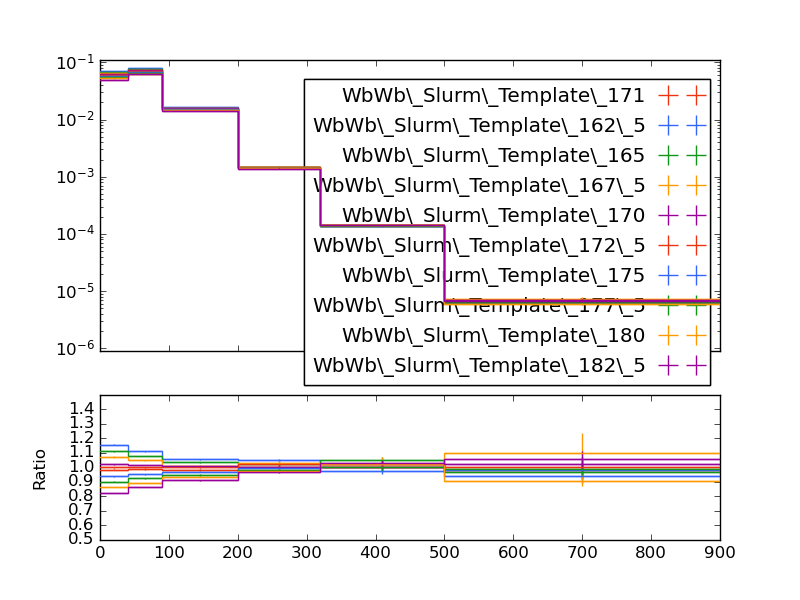

Python code for this plot:
#! /usr/bin/env python

# This Python script was auto-generated using YODA v2.0.1.
# Analysis object: /WbWb_singlelepton/pT_met
# Timestamp: 12-01-2026 (12:51:19)

import matplotlib as mpl
import matplotlib.pyplot as plt
mpl.use('Agg') # comment out for interactive use
import os
import numpy as np

plotDir = os.path.split(os.path.realpath(__file__))[0]
if 'YODA_USER_PLOT_PATH' in globals():
    plot_outdir = globals()['YODA_USER_PLOT_PATH']
else:
    plot_outdir = plotDir

#plot style
plt.style.use(os.path.join(plotDir, '../default.mplstyle'))

plt.rcParams['text.usetex'] = False
plt.style.use(['classic'])
plt.rc('font', family='DejaVu Sans')
# plot metadata
figW, figH = plt.rcParams['figure.figsize']
ax_xLabel = r''
ax_yLabel = r''
ax_title  = r''
ax_xScale = 'linear'
ax_yScale = 'log'
xLims = (0.0, 900.0)
yLims = (9e-07, 0.11000000000000001)

# TeX-friendly labels for the legend
labels = {
    'legend' : ([ r"WbWb\_Slurm\_Template\_171", r"WbWb\_Slurm\_Template\_162\_5", r"WbWb\_Slurm\_Template\_165", r"WbWb\_Slurm\_Template\_167\_5", r"WbWb\_Slurm\_Template\_170", r"WbWb\_Slurm\_Template\_172\_5", r"WbWb\_Slurm\_Template\_175", r"WbWb\_Slurm\_Template\_177\_5", r"WbWb\_Slurm\_Template\_180", r"WbWb\_Slurm\_Template\_182\_5" ], r""),
}

# Adjust canvas width and height
canvasW = 10.0
canvasH = 9.0
figW *= canvasW/10.
figH *= canvasH/9.

# Create figure and axis objects
fig, (ax, ratio0_ax) = plt.subplots(2, 1, sharex=True,
                  figsize=(figW,figH), gridspec_kw={'height_ratios': (6.0, 3.0)})

# Set figure margins
plt.subplots_adjust(
    left   = 1.0 * plt.rcParams['figure.subplot.left'],
    right  = 1.0 * plt.rcParams['figure.subplot.right'],
    top    = 1.0 * plt.rcParams['figure.subplot.top'],
    bottom = 1.0 * plt.rcParams['figure.subplot.bottom'])

ratio0_ax.yaxis.set_major_locator(mpl.ticker.MultipleLocator(0.1))
ratio0_ax.set_ylim(0.5, 1.4999)
ratio0_ax.set_ylabel('Ratio')

# the numerical data is stored in a separate file
dataf = dict()
prefix = os.path.split(__file__)[0]
if prefix:    prefix = prefix + '/'
exec(open(prefix+'pT_met__data.py').read(), dataf)


legend_handles = dict() # keep track of handles for the legend

# style options for curves
# starts at zorder>=5 to draw curve on top of legend
styles = {
  'WbWb_LO_PS_Had_171/Analysis/WbWb_Slurm_Template_171.yoda.gz': {
    'color' : '#EE3311',
    'linestyle' : '-',
    'linewidth' : 1,
    'marker' : 'none',
    'markersize' : 2,
    'capsize' : 0.0,
    'zorder' : 5,
    'histstyle' : 1,
    'drawstyle' : 'steps-pre',
    'xerrorbars' : 1,
    'yerrorbars' : 1,
    'fillcolor' : None,
    'fillopacity' : 1.0,
    'ratio0_linestyle' : '-',
    'ratio0_linewidth' : 1,
    'ratio0_marker' : 'none',
    'ratio0_markersize' : 2,
    'ratio0_capsize' : 0.0,
    'ratio0_zorder' : 5,
    'ratio0_histstyle' : 1,
    'ratio0_drawstyle' : 'steps-pre',
    'ratio0_xerrorbars' : 1,
    'ratio0_yerrorbars' : 1,
  },
  'WbWb_LO_PS_Had_162/Analysis/WbWb_Slurm_Template_162_5.yoda.gz': {
    'color' : '#3366FF',
    'linestyle' : '-',
    'linewidth' : 1,
    'marker' : 'none',
    'markersize' : 2,
    'capsize' : 0.0,
    'zorder' : 6,
    'histstyle' : 1,
    'drawstyle' : 'steps-pre',
    'xerrorbars' : 1,
    'yerrorbars' : 1,
    'fillcolor' : None,
    'fillopacity' : 1.0,
    'ratio0_linestyle' : '-',
    'ratio0_linewidth' : 1,
    'ratio0_marker' : 'none',
    'ratio0_markersize' : 2,
    'ratio0_capsize' : 0.0,
    'ratio0_zorder' : 6,
    'ratio0_histstyle' : 1,
    'ratio0_drawstyle' : 'steps-pre',
    'ratio0_xerrorbars' : 1,
    'ratio0_yerrorbars' : 1,
  },
  'WbWb_LO_PS_Had_165/Analysis/WbWb_Slurm_Template_165.yoda.gz': {
    'color' : '#109618',
    'linestyle' : '-',
    'linewidth' : 1,
    'marker' : 'none',
    'markersize' : 2,
    'capsize' : 0.0,
    'zorder' : 7,
    'histstyle' : 1,
    'drawstyle' : 'steps-pre',
    'xerrorbars' : 1,
    'yerrorbars' : 1,
    'fillcolor' : None,
    'fillopacity' : 1.0,
    'ratio0_linestyle' : '-',
    'ratio0_linewidth' : 1,
    'ratio0_marker' : 'none',
    'ratio0_markersize' : 2,
    'ratio0_capsize' : 0.0,
    'ratio0_zorder' : 7,
    'ratio0_histstyle' : 1,
    'ratio0_drawstyle' : 'steps-pre',
    'ratio0_xerrorbars' : 1,
    'ratio0_yerrorbars' : 1,
  },
  'WbWb_LO_PS_Had_167/Analysis/WbWb_Slurm_Template_167_5.yoda.gz': {
    'color' : '#FF9900',
    'linestyle' : '-',
    'linewidth' : 1,
    'marker' : 'none',
    'markersize' : 2,
    'capsize' : 0.0,
    'zorder' : 8,
    'histstyle' : 1,
    'drawstyle' : 'steps-pre',
    'xerrorbars' : 1,
    'yerrorbars' : 1,
    'fillcolor' : None,
    'fillopacity' : 1.0,
    'ratio0_linestyle' : '-',
    'ratio0_linewidth' : 1,
    'ratio0_marker' : 'none',
    'ratio0_markersize' : 2,
    'ratio0_capsize' : 0.0,
    'ratio0_zorder' : 8,
    'ratio0_histstyle' : 1,
    'ratio0_drawstyle' : 'steps-pre',
    'ratio0_xerrorbars' : 1,
    'ratio0_yerrorbars' : 1,
  },
  'WbWb_LO_PS_Had_170/Analysis/WbWb_Slurm_Template_170.yoda.gz': {
    'color' : '#990099',
    'linestyle' : '-',
    'linewidth' : 1,
    'marker' : 'none',
    'markersize' : 2,
    'capsize' : 0.0,
    'zorder' : 9,
    'histstyle' : 1,
    'drawstyle' : 'steps-pre',
    'xerrorbars' : 1,
    'yerrorbars' : 1,
    'fillcolor' : None,
    'fillopacity' : 1.0,
    'ratio0_linestyle' : '-',
    'ratio0_linewidth' : 1,
    'ratio0_marker' : 'none',
    'ratio0_markersize' : 2,
    'ratio0_capsize' : 0.0,
    'ratio0_zorder' : 9,
    'ratio0_histstyle' : 1,
    'ratio0_drawstyle' : 'steps-pre',
    'ratio0_xerrorbars' : 1,
    'ratio0_yerrorbars' : 1,
  },
  'WbWb_LO_PS_Had_172/Analysis/WbWb_Slurm_Template_172_5.yoda.gz': {
    'color' : '#EE3311',
    'linestyle' : '-',
    'linewidth' : 1,
    'marker' : 'none',
    'markersize' : 2,
    'capsize' : 0.0,
    'zorder' : 10,
    'histstyle' : 1,
    'drawstyle' : 'steps-pre',
    'xerrorbars' : 1,
    'yerrorbars' : 1,
    'fillcolor' : None,
    'fillopacity' : 1.0,
    'ratio0_linestyle' : '-',
    'ratio0_linewidth' : 1,
    'ratio0_marker' : 'none',
    'ratio0_markersize' : 2,
    'ratio0_capsize' : 0.0,
    'ratio0_zorder' : 10,
    'ratio0_histstyle' : 1,
    'ratio0_drawstyle' : 'steps-pre',
    'ratio0_xerrorbars' : 1,
    'ratio0_yerrorbars' : 1,
  },
  'WbWb_LO_PS_Had_175/Analysis/WbWb_Slurm_Template_175.yoda.gz': {
    'color' : '#3366FF',
    'linestyle' : '-',
    'linewidth' : 1,
    'marker' : 'none',
    'markersize' : 2,
    'capsize' : 0.0,
    'zorder' : 11,
    'histstyle' : 1,
    'drawstyle' : 'steps-pre',
    'xerrorbars' : 1,
    'yerrorbars' : 1,
    'fillcolor' : None,
    'fillopacity' : 1.0,
    'ratio0_linestyle' : '-',
    'ratio0_linewidth' : 1,
    'ratio0_marker' : 'none',
    'ratio0_markersize' : 2,
    'ratio0_capsize' : 0.0,
    'ratio0_zorder' : 11,
    'ratio0_histstyle' : 1,
    'ratio0_drawstyle' : 'steps-pre',
    'ratio0_xerrorbars' : 1,
    'ratio0_yerrorbars' : 1,
  },
  'WbWb_LO_PS_Had_177/Analysis/WbWb_Slurm_Template_177_5.yoda.gz': {
    'color' : '#109618',
    'linestyle' : '-',
    'linewidth' : 1,
    'marker' : 'none',
    'markersize' : 2,
    'capsize' : 0.0,
    'zorder' : 12,
    'histstyle' : 1,
    'drawstyle' : 'steps-pre',
    'xerrorbars' : 1,
    'yerrorbars' : 1,
    'fillcolor' : None,
    'fillopacity' : 1.0,
    'ratio0_linestyle' : '-',
    'ratio0_linewidth' : 1,
    'ratio0_marker' : 'none',
    'ratio0_markersize' : 2,
    'ratio0_capsize' : 0.0,
    'ratio0_zorder' : 12,
    'ratio0_histstyle' : 1,
    'ratio0_drawstyle' : 'steps-pre',
    'ratio0_xerrorbars' : 1,
    'ratio0_yerrorbars' : 1,
  },
  'WbWb_LO_PS_Had_180/Analysis/WbWb_Slurm_Template_180.yoda.gz': {
    'color' : '#FF9900',
    'linestyle' : '-',
    'linewidth' : 1,
    'marker' : 'none',
    'markersize' : 2,
    'capsize' : 0.0,
    'zorder' : 13,
    'histstyle' : 1,
    'drawstyle' : 'steps-pre',
    'xerrorbars' : 1,
    'yerrorbars' : 1,
    'fillcolor' : None,
    'fillopacity' : 1.0,
    'ratio0_linestyle' : '-',
    'ratio0_linewidth' : 1,
    'ratio0_marker' : 'none',
    'ratio0_markersize' : 2,
    'ratio0_capsize' : 0.0,
    'ratio0_zorder' : 13,
    'ratio0_histstyle' : 1,
    'ratio0_drawstyle' : 'steps-pre',
    'ratio0_xerrorbars' : 1,
    'ratio0_yerrorbars' : 1,
  },
  'WbWb_LO_PS_Had_182/Analysis/WbWb_Slurm_Template_182_5.yoda.gz': {
    'color' : '#990099',
    'linestyle' : '-',
    'linewidth' : 1,
    'marker' : 'none',
    'markersize' : 2,
    'capsize' : 0.0,
    'zorder' : 14,
    'histstyle' : 1,
    'drawstyle' : 'steps-pre',
    'xerrorbars' : 1,
    'yerrorbars' : 1,
    'fillcolor' : None,
    'fillopacity' : 1.0,
    'ratio0_linestyle' : '-',
    'ratio0_linewidth' : 1,
    'ratio0_marker' : 'none',
    'ratio0_markersize' : 2,
    'ratio0_capsize' : 0.0,
    'ratio0_zorder' : 14,
    'ratio0_histstyle' : 1,
    'ratio0_drawstyle' : 'steps-pre',
    'ratio0_xerrorbars' : 1,
    'ratio0_yerrorbars' : 1,
  },
}

# curve from input yoda files in main panel
for label, yvals in dataf['yvals'].items():
    if all(np.isnan(v) for v in dataf['yvals'][label]):
        continue
    tmp = None
    if styles[label]['histstyle']: # draw as histogram
        xpos = dataf['xedges'][label] if styles[label]['drawstyle'] else dataf['xpoints'][label]
        ypos = np.insert(yvals, 0, yvals[0]) if styles[label]['drawstyle'] else yvals
        if styles[label]['fillcolor']: # fill area below curve
            ax.fill_between(xpos, ypos, step='pre',
                            color=styles[label]['fillcolor'],
                            alpha=styles[label]['fillopacity'])
        tmp, = ax.plot(xpos, ypos,
                       color=styles[label]['color'],
                       linestyle=styles[label]['linestyle'],
                       linewidth=styles[label]['linewidth'],
                       drawstyle=styles[label]['drawstyle'], solid_joinstyle='miter',
                       zorder=styles[label]['zorder'], label=label)
    tmp = ax.errorbar(dataf['xpoints'][label], yvals,
                      xerr=np.array(dataf['xerrs'][label])*styles[label]['xerrorbars'],
                      yerr=np.array(dataf['yerrs'][label])*styles[label]['yerrorbars'],
                      fmt=styles[label]['marker'], capsize=styles[label]['capsize'],
                      markersize=styles[label]['markersize'],
                      ecolor=styles[label]['color'],
                      color=styles[label]['color'], zorder=styles[label]['zorder'])
    tmp[-1][0].set_linestyle(styles[label]['linestyle'])
    tmp[-1][0].set_linewidth(styles[label]['linewidth'])
    if label in dataf['add_legend_handle']:  legend_handles[label] = tmp
    for varLabel in dataf['variation_yvals'].keys():
        if varLabel.startswith(label):
            tmp, = ax.plot(dataf['xedges'][label], dataf['variation_yvals'][varLabel],
                           color=styles[label]['color'],
                           linestyle=styles[label]['linestyle'],
                           linewidth=styles[label]['linewidth'],
                           drawstyle='steps-pre', solid_joinstyle='miter',
                           zorder=styles[label]['zorder'], alpha=0.5)


# plots on ratio panel
# curve from input yoda files in ratio panel
for label, yvals in dataf['ratio0_yvals'].items():
    if all(np.isnan(v) for v in yvals):
        continue
    if styles[label]['ratio0_histstyle']: # plot as histogram
        xpos = dataf['xedges']['WbWb_LO_PS_Had_171/Analysis/WbWb_Slurm_Template_171.yoda.gz'] if styles[label]['ratio0_drawstyle'] else dataf['xpoints']['WbWb_LO_PS_Had_171/Analysis/WbWb_Slurm_Template_171.yoda.gz']
        ypos = np.insert(yvals, 0, yvals[0]) if styles[label]['ratio0_drawstyle'] else yvals
        ratio0_ax.plot(xpos, ypos,
                       color=styles[label]['color'],
                       linewidth=styles[label]['linewidth'],
                       linestyle=styles[label]['ratio0_linestyle'],
                       drawstyle=styles[label]['ratio0_drawstyle'], zorder=styles[label]['zorder'],
                       solid_joinstyle='miter')
    tmp = ratio0_ax.errorbar(dataf['xpoints']['WbWb_LO_PS_Had_171/Analysis/WbWb_Slurm_Template_171.yoda.gz'], yvals,
                             xerr=np.array(dataf['ref_xerrs'])*styles[label]['ratio0_xerrorbars'],
                             yerr=np.array(dataf['ratio0_yerrs'][label])*styles[label]['ratio0_yerrorbars'],
                             fmt=styles[label]['ratio0_marker'], capsize=styles[label]['ratio0_capsize'],
                             markersize=styles[label]['ratio0_markersize'],
                             ecolor=styles[label]['color'],
                             color=styles[label]['color'])
    tmp[-1][0].set_linestyle(styles[label]['ratio0_linestyle'])
    tmp[-1][0].set_linewidth(styles[label]['ratio0_linewidth'])

    for varlabel in dataf['ratio0_variation_vals'].keys():
        if varlabel.startswith(label):
            ratio0_ax.plot(dataf['xedges']['WbWb_LO_PS_Had_171/Analysis/WbWb_Slurm_Template_171.yoda.gz'],
                            dataf['ratio0_variation_vals'][varlabel],
                            color=styles[label]['color'],
                            linestyle=styles[label]['linestyle'],
                            linewidth=styles[label]['linewidth'],
                            drawstyle='steps-pre', solid_joinstyle='miter',
                            zorder=1, alpha=0.5)

legend_items = list(legend_handles.values())
ax.add_artist(ax.legend(legend_items,
                        labels['legend'][0],
                        title=labels['legend'][1],
                        alignment='right',
                        loc='upper right',
                        bbox_to_anchor=(1.0, 0.97),markerfirst=False))

# set plot metadata as defined above
ratio0_ax.set_xlabel(ax_xLabel)
ratio0_ax.xaxis.set_label_coords(1., -0.15)
ax.set_ylabel(ax_yLabel, ha='right', va='top')
ax.yaxis.set_label_coords(-0.11, 1.0)
ax.set_title(ax_title, loc='left')
ax.set_xscale(ax_xScale)
ax.set_yscale(ax_yScale)
ax.set_xlim(xLims)
ax.set_ylim(yLims)

# tick formatting
plt.rcParams['xtick.top'] = True
plt.rcParams['ytick.right'] = True
ax.yaxis.set_major_locator(mpl.ticker.LogLocator(base=10.0, numticks=np.inf))
ax.yaxis.set_minor_locator(mpl.ticker.LogLocator(
                           base=10.0, subs=np.arange(0.1, 1, 0.1), numticks=np.inf))
fig.align_ylabels((ax, ratio0_ax))
plt.savefig(os.path.join(plot_outdir, 'pT_met.pdf'), format='PDF')
plt.savefig(os.path.join(plot_outdir, 'pT_met.png'), format='PNG')

plt.close(fig)
